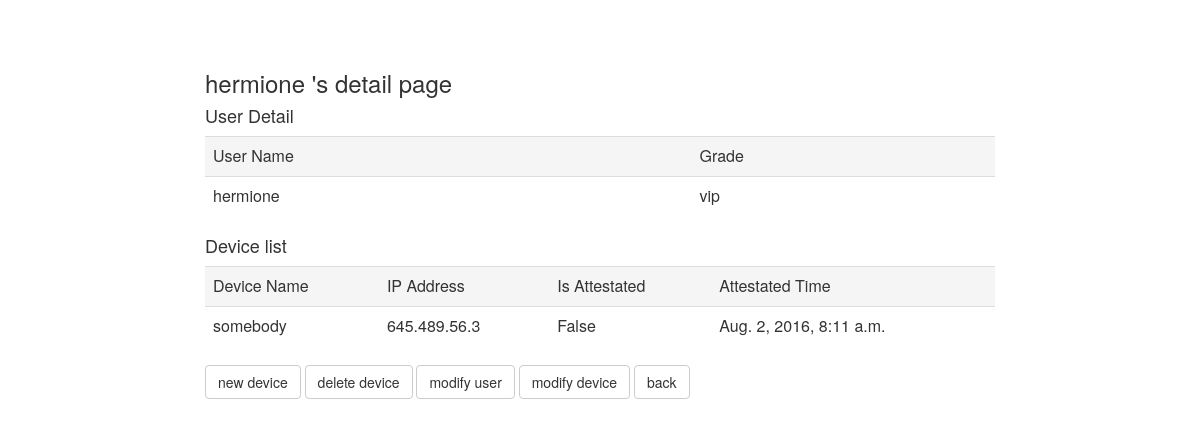
The app's page /mainpage/10/ with its own data.
### mainpage/models.py (models this page shows, shortened)
class Users(models.Model):
	user_name = models.CharField(max_length=200)
	grade = models.CharField(max_length=200)

class Devices(models.Model):
	device_name = models.CharField(max_length=200)
	ip = models.CharField(max_length=20)
	is_attestated = models.BooleanField(default=False)
	attestated_time = models.DateTimeField('date published', null=True)
	user = models.ForeignKey(Users)

### mainpage/views.py (the view)
# urls.py: url(r'^(?P<users_id>[0-9]+)/$', views.user_detail, name='user_detail'),
def user_detail(request, users_id):
	devices_list = Devices.objects.filter(user=users_id)
	template = loader.get_template('mainpage/user_detail.html')
	context = {
		'devices_list' : devices_list,
		'userinput' : Users.objects.get(id=users_id),
	}
	return HttpResponse(template.render(context, request))

### mainpage/templates/mainpage/user_detail.html (shortened to what this page needs)
<head>
	<link rel="stylesheet" href="https://maxcdn.bootstrapcdn.com/bootstrap/3.3.7/css/bootstrap.min.css">
</head>
<body style='margin-top:50px'>
<div class="row">
  	<div class="col-md-2"></div>
  	<div class="col-md-8">
	<h3> {{userinput.user_name}} 's detail page</h3>
	<h4> User Detail </h4>
	<table class="table">
	<tr class="active"><td>User Name</td><td>Grade</td></tr>
	<tr><td>{{userinput.user_name}}</td><td>{{userinput.grade}}</td></tr>
	</table>
	{% if devices_list %}
	<h4> Device list </h4>
	<table class="table">
	<tr class="active"><td>Device Name</td><td>IP Address</td><td>Is Attestated</td><td>Attestated Time</td></tr>
		<ul>
		{% for device in devices_list %}
		<tr>
			<td>{{device.device_name}}</td>
			<td>{{device.ip}}</td>
			<td>{{device.is_attestated}}</td>
			<td>{{device.attestated_time}}</td>
		</tr>
		{% endfor %}
		</ul>
	</table>
	{% else %}
		<p> no devices </p>
	{% endif %}
	<a class="btn btn-default" href="/mainpage/{{userinput.id}}/device/write/" role="button">new device</a>
	<a class="btn btn-default" href="/mainpage/{{userinput.id}}/delete/device_check" role="button">delete device</a>
	<a class="btn btn-default" href="/mainpage/{{userinput.id}}/modify/" role="button">modify user</a>
	{% if devices_list %}
		<a class="btn btn-default" href="/mainpage/{{userinput.id}}/modify/device/check" role="button">modify device</a>
	{% endif %}
	<a class="btn btn-default" href="/mainpage/" role="button">back</a>
	</div>
	<div class="col-md-2"></div>
</div>
</body>

### records on screen
Users: user_name "hermione", grade "vip"
Devices: device_name "somebody", ip "645.489.56.3", is_attestated "False", attestated_time "Aug. 2, 2016, 8:11 a.m."
